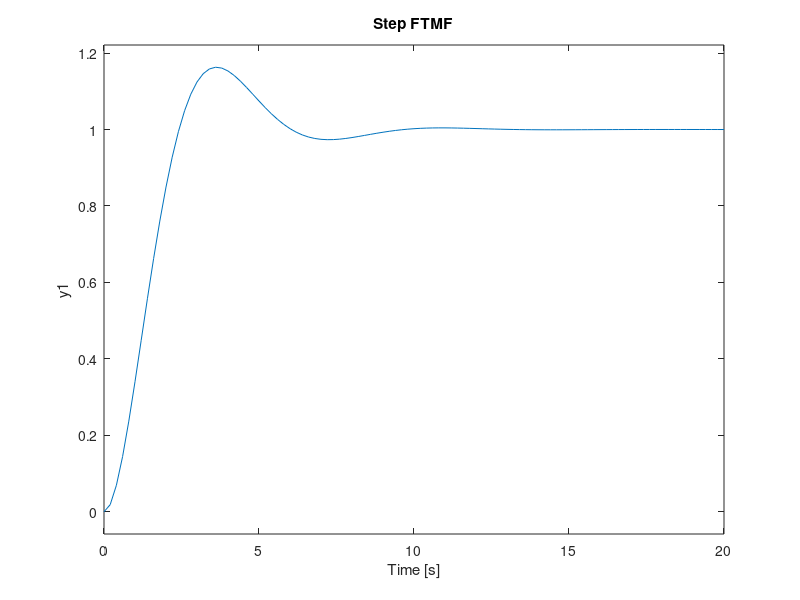

Recreate this plot in MATLAB. (Note: this script raises an error after producing the figure.)
% EXEMPLO 6.15 

% planta
num = 1;
den = [1 1 0];
g = tf(num, den);

%constantes
ts = 0.001;
k = [1; 0.01; 1000];
t = 0:0.01:10;
u = t;

num2 = 1
den2 = [1 1 1]

g2 = tf(num2, den2)

step(g2)
grid;
title("Step FTMF")


%% CONTROLADOR
ganho = 10;
numg = ganho.*[1 1.9];
deng = [1 4.6];
cont = tf(numg, deng)

% controlador discreto
disc = c2d(cont, 0.025, 'tustin')

%% JANELAS DE VISUZLIZAÇAÕ 
rltool(g, cont)
sisotool(g, cont)



